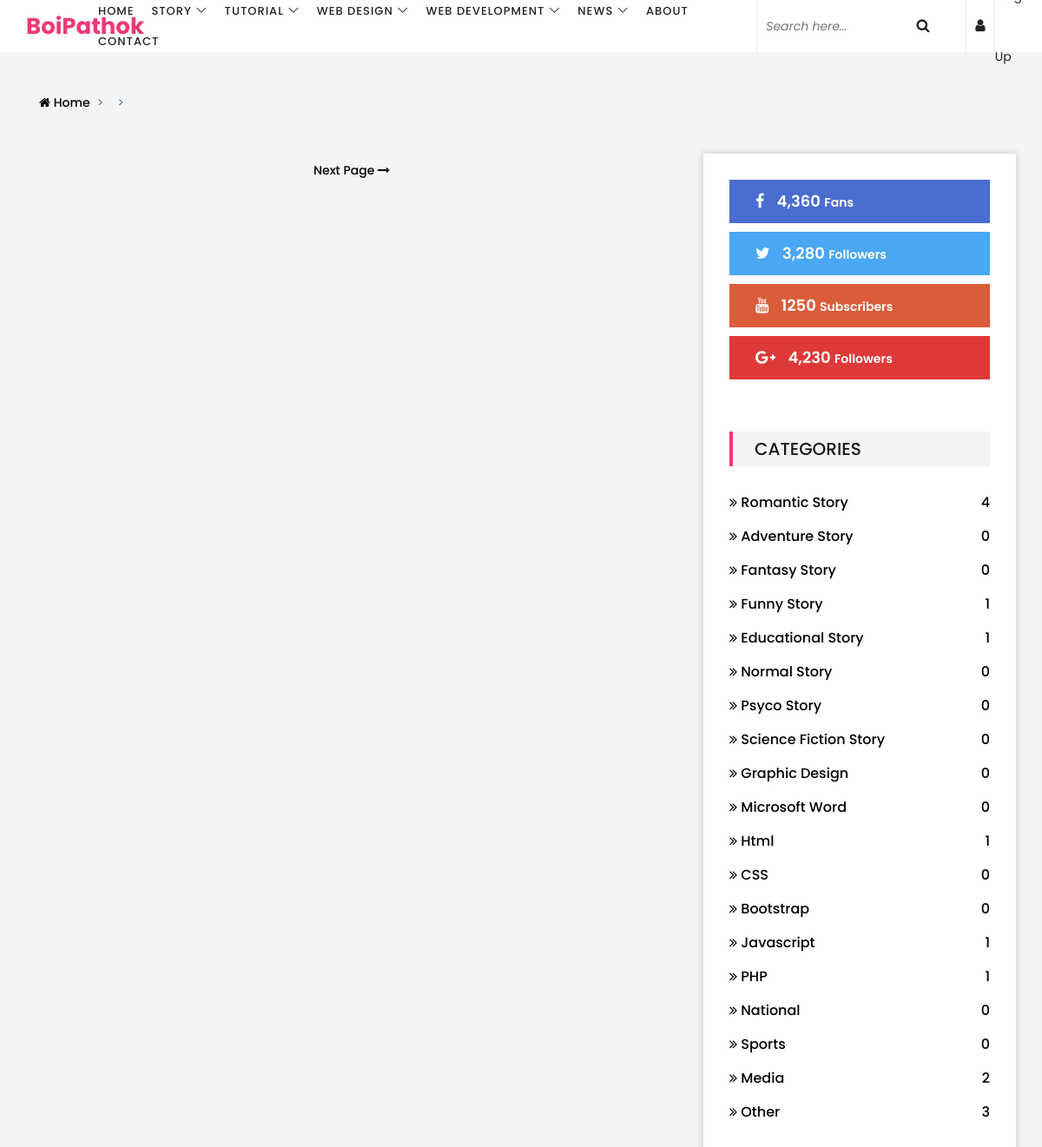
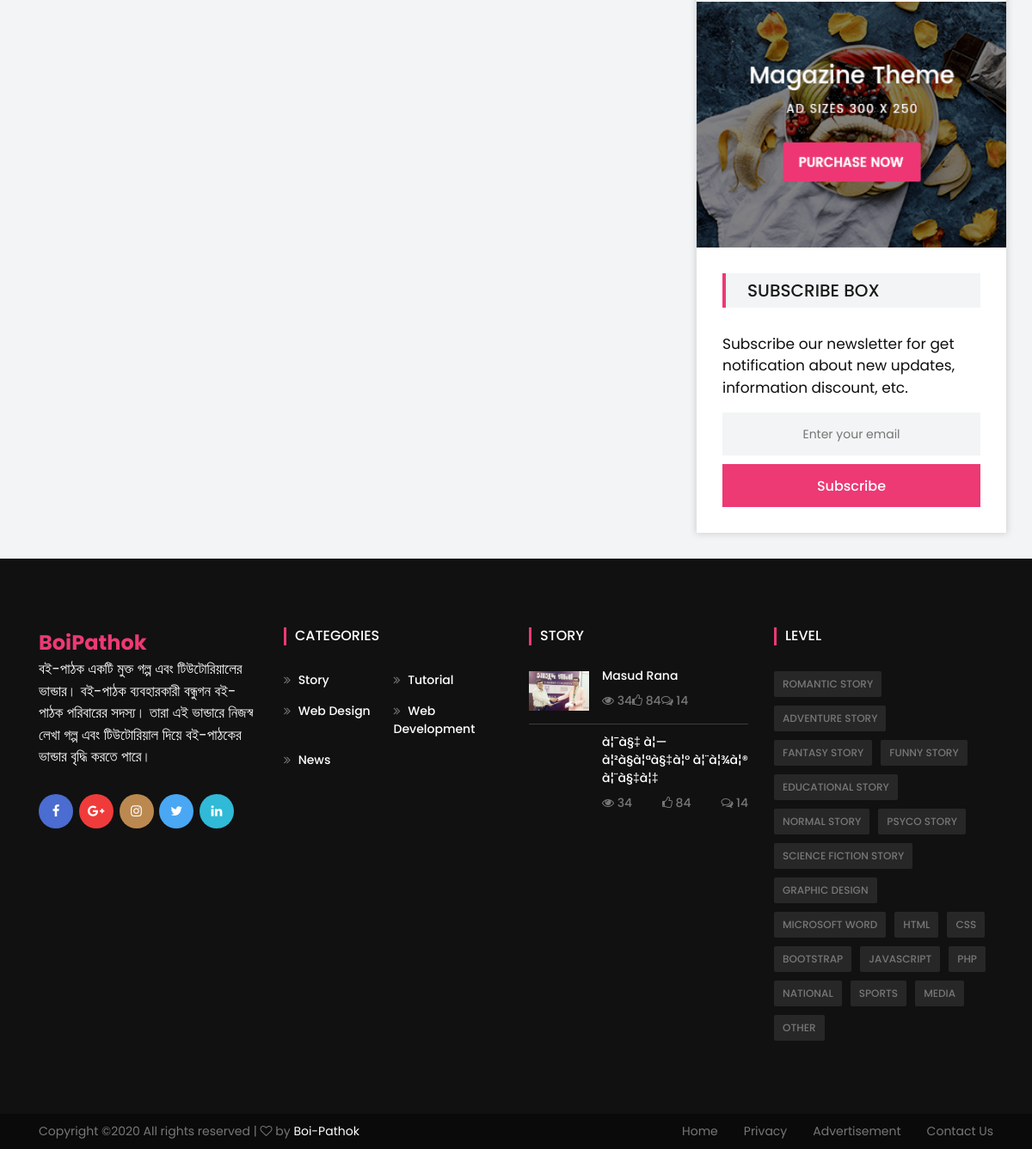
Page /categories_level_post.php on the committed database (2 pictures, top to bottom).
### tables this page shows
CREATE TABLE `categories` (
  `cate_id` int(11) NOT NULL,
  `cate_name` varchar(50) NOT NULL,
  `cate_status` int(11) NOT NULL DEFAULT '1'
);

CREATE TABLE `categories_level` (
  `cate_level_id` int(11) NOT NULL,
  `cate_id` int(11) NOT NULL,
  `cate_level_name` varchar(50) NOT NULL,
  `cate_level_status` int(11) NOT NULL DEFAULT '1'
);

CREATE TABLE `post` (
  `post_id` int(11) NOT NULL,
  `post_name` text NOT NULL,
  `post_owner` varchar(50) NOT NULL,
  `cate_id` int(11) NOT NULL,
  `cate_level_id` int(11) NOT NULL,
  `post_text` text NOT NULL,
  `post_image` text NOT NULL,
  `post_date` varchar(50) NOT NULL,
  `post_status` int(11) NOT NULL DEFAULT '1',
  `admin_id` int(11) NOT NULL,
  `user_id` int(11) NOT NULL
);

### categories_level_post.php (the view, shortened to what this page needs)
<?php
    include ('header.php');
    include ('dbcon.php');
    $id = $_GET['categories_level'];
    $sql = "SELECT categories.cate_name,categories_level.cate_level_name, post.* FROM post INNER JOIN categories ON categories.cate_id = post.cate_id INNER JOIN categories_level ON categories_level.cate_level_id = post.cate_level_id WHERE post.cate_level_id = '$id' AND post_status = '1'";
    $run = mysqli_query($con,$sql);
    $result = mysqli_fetch_assoc($run);
    $result_per_page = 2;
    $number_of_result = mysqli_num_rows($run);
    $number_of_page = ceil($number_of_result/$result_per_page);
    if (!isset($_GET['page'])) {
        $page = 1;
    }else{
        $page = $_GET['page'];
    }
?>
    <div class="mag-breadcrumb py-5">
        <div class="container">
            <div class="row">
                <div class="col-12">
                    <nav aria-label="breadcrumb">
                        <ol class="breadcrumb">
                            <li class="breadcrumb-item"><a href="index.php"><i class="fa fa-home" aria-hidden="true"></i> Home</a></li>
                            <li class="breadcrumb-item active" aria-current="page"><?php echo $result['cate_name']; ?></li>
                            <li class="breadcrumb-item active" aria-current="page"><?php echo $result['cate_level_name']; ?></li>
                        </ol>
                    </nav>
                </div>
            </div>
        </div>
    </div>
    <div class="archive-post-area">
        <div class="container">
            <div class="row justify-content-center">
                <div class="col-12 col-xl-8">
                    <div class="featured-video-posts">
                    <div class="row">
                        <div class="col-12">
                        </div>
                    </div>
                </div>
                <div class="pagination-system mt-2" align="center">
                    <?php
                        if ($page == $number_of_page) {
                        }else{
                            $next_page = $page + 1;
                            ?>
                            <span class="next-page"><a href="index.php?page=<?php echo $next_page; ?>">Next Page <i class="fa fa-long-arrow-right"></i></a></span>
                            <?php
                        }
                     ?>
                </div>
                </div>
                <div class="col-12 col-md-6 col-lg-5 col-xl-4">
                    <div class="sidebar-area bg-white mb-30 box-shadow">
                        <div class="single-sidebar-widget p-30">
                            <div class="social-followers-info">
                                <a href="#" class="facebook-fans"><i class="fa fa-facebook"></i> 4,360 <span>Fans</span></a>
                                <a href="#" class="twitter-followers"><i class="fa fa-twitter"></i> 3,280 <span>Followers</span></a>
                                <a href="#" class="youtube-subscribers"><i class="fa fa-youtube"></i> 1250 <span>Subscribers</span></a>
                                <a href="#" class="google-followers"><i class="fa fa-google-plus"></i> 4,230 <span>Followers</span></a>
                            </div>
                        </div>
                        <div class="single-sidebar-widget p-30">
                            <div class="section-heading">
                                <h5>Categories</h5>
                            </div>
                            <ul class="catagory-widgets">
                                <?php
                                    $sql = "SELECT * FROM categories_level WHERE cate_level_status = '1'";
                                    $run = mysqli_query($con,$sql);
                                    while($result = mysqli_fetch_assoc($run)) {
                                 ?>
                                <li><a href="categories_level_post.php?categories_level=<?php echo $result['cate_level_id']; ?>"><span><i class="fa fa-angle-double-right" aria-hidden="true"></i> <?php echo $result['cate_level_name']; ?></span>
                                    <?php
                                        $cate_count = $result['cate_level_name'];
                                        $sql2 = "SELECT categories_level.cate_level_id, post.* FROM post INNER JOIN categories_level ON categories_level.cate_level_id = post.cate_level_id WHERE cate_level_name = '$cate_count'";
                                        $run2 = mysqli_query($con,$sql2);
                                        $check = mysqli_num_rows($run2)
                                     ?>
                                    <span><?php echo $check; ?></span></a></li>
                                <?php } ?>
                            </ul>
                        </div>
                        <div class="single-sidebar-widget">
                            <a href="#" class="add-img"><img src="img/bg-img/add2.png" alt=""></a>
                        </div>
                        <div class="single-sidebar-widget p-30">
                            <div class="section-heading">
                                <h5>Subscribe Box</h5>
                            </div>
                            <div class="newsletter-form">
                                <p>Subscribe our newsletter for get notification about new updates, information discount, etc.</p>
                                <form action="" method="POST">
                                    <input type="email" name="subscribe_email" placeholder="Enter your email" required="">
                                    <button name="subscribe" class="btn mag-btn w-100">Subscribe</button>
                                </form>
                            </div>
                        </div>
                    </div>
                </div>
            </div>
        </div>
    </div>
<?php
    include ('footer.php');
 ?>

### header.php (shortened to what this page needs)
<?php
    include ('dbcon.php');
 ?>
<!DOCTYPE html>
<html lang="en">
<head>
    <link rel="stylesheet" href="style.css">
</head>
<body>
    <header class="header-area">
        <div class="mag-main-menu" id="sticker">
            <div class="classy-nav-container breakpoint-off">
                <nav class="classy-navbar justify-content-between" id="magNav">
                    <a href="index.php" class="nav-brand" >BoiPathok</a>
                    <div class="nav-content d-flex align-items-center">
                        <div class="classy-menu">
                            <div class="classynav">
                                <ul>
                                    <li class="active"><a href="index.php">Home</a></li>
                                    <?php
                                        $sql = "SELECT * FROM categories WHERE cate_status = '1'";
                                        $run = mysqli_query($con,$sql);
                                        while($result = mysqli_fetch_assoc($run)){
                                    ?>
                                    <li><a href="#"><?php echo $result['cate_name']; ?></a>
                                    </li>
                                <?php } ?>
                                    <li><a href="about.php">About</a></li>
                                    <li><a href="contact.php">Contact</a></li>
                                </ul>
                            </div>
                        </div>
                        <div class="top-meta-data d-flex align-items-center">
                            <div class="top-search-area">
                                <form action="index.php" method="post">
                                    <input type="search" name="top-search" id="topSearch" placeholder="Search here...">
                                    <button type="submit" class="btn"><i class="fa fa-search" aria-hidden="true"></i></button>
                                </form>
                            </div>
                            <a href="login.php" data-toggle="tooltip" data-placement="bottom" title="Login" class="login-btn"><span class="video-text"><i class="fa fa-user" aria-hidden="true"></i> </span></a>
                            <a href="signup.php"><span class="signup-text">Sign Up</span></a>
                        </div>
                    </div>
                </nav>
            </div>
        </div>
    </header>

### footer.php (shortened to what this page needs)
    <footer class="footer-area">
        <div class="container">
            <div class="row">
                <div class="col-12 col-sm-6 col-lg-3">
                    <div class="footer-widget">
                        <a href="index.php" class="foo-logo">BoiPathok</a>
                        <p class="text-white">বই-পাঠক একটি মুক্ত গল্প এবং টিউটোরিয়ালের ভান্ডার। বই-পাঠক ব্যবহারকারী বন্ধুগন বই-পাঠক পরিবারের সদস্য। তারা এই ভান্ডারে নিজস্ব লেখা গল্প এবং টিউটোরিয়াল দিয়ে বই-পাঠকের ভান্ডার বৃদ্ধি করতে পারে।</p>
                        <div class="footer-social-info">
                            <a href="#" class="facebook"><i class="fa fa-facebook"></i></a>
                            <a href="#" class="google-plus"><i class="fa fa-google-plus"></i></a>
                            <a href="#" class="instagram"><i class="fa fa-instagram"></i></a>
                            <a href="#" class="twitter"><i class="fa fa-twitter"></i></a>
                            <a href="#" class="linkedin"><i class="fa fa-linkedin"></i></a>
                        </div>
                    </div>
                </div>
                <div class="col-12 col-sm-6 col-lg-3">
                    <div class="footer-widget">
                        <h6 class="widget-title">Categories</h6>
                        <nav class="footer-widget-nav">
                            <ul>
                            <?php
                                include 'dbcon.php';
                                $sql = "SELECT * FROM categories WHERE cate_status = '1'";
                                $run = mysqli_query($con,$sql);
                                while($result = mysqli_fetch_assoc($run)) {
                            ?>
                                <li><a href="categories_post.php?categories=<?php echo $result['cate_id']; ?>"><i class="fa fa-angle-double-right" aria-hidden="true"></i> <?php echo $result['cate_name']; ?></a></li>
                            <?php } ?>
                            </ul>
                        </nav>
                    </div>
                </div>
                <div class="col-12 col-sm-6 col-lg-3">
                    <div class="footer-widget">
                        <h6 class="widget-title">Story</h6>
                        <?php
                            $sql = "SELECT * FROM post WHERE post_status = '1' LIMIT 2";
                            $run = mysqli_query($con,$sql);
                            while ($result = mysqli_fetch_assoc($run)) {
                         ?>
                        <div class="single-blog-post style-2 d-flex">
                            <div class="post-thumbnail">
                                <img src="adminpanel/img/post/<?php echo $result['post_image']; ?>" alt="">
                            </div>
                            <div class="post-content">
                                <a href="single-post.html" class="post-title"><?php echo $result['post_name']; ?></a>
                                <div class="post-meta d-flex justify-content-between">
                                    <a href="#"><i class="fa fa-eye" aria-hidden="true"></i> 34</a>
                                    <a href="#"><i class="fa fa-thumbs-o-up" aria-hidden="true"></i> 84</a>
                                    <a href="#"><i class="fa fa-comments-o" aria-hidden="true"></i> 14</a>
                                </div>
                            </div>
                        </div>
                        <?php } ?>
                    </div>
                </div>
                <div class="col-12 col-sm-6 col-lg-3">
                    <div class="footer-widget">
                        <h6 class="widget-title">Level</h6>
                        <ul class="footer-tags">
                            <?php
                                $sql = "SELECT * FROM categories_level WHERE cate_level_status = '1'";
                                $run = mysqli_query($con,$sql);
                                while($result = mysqli_fetch_assoc($run)){
                             ?>
                            <li><a href="#"><?php echo $result['cate_level_name']; ?></a></li>
                            <?php } ?>
                        </ul>
                    </div>
                </div>
            </div>
        </div>
        <div class="copywrite-area">
            <div class="container">
                <div class="row">
                    <div class="col-12 col-sm-6">
                        <p class="copywrite-text">
Copyright &copy;<script>document.write(new Date().getFullYear());</script> All rights reserved | <i class="fa fa-heart-o" aria-hidden="true"></i> by <a href="https://boi-pathok.blogspot.com" target="_blank">Boi-Pathok</a>
</p>
                    </div>
                    <div class="col-12 col-sm-6">
                        <nav class="footer-nav">
                            <ul>
                                <li><a href="#">Home</a></li>
                                <li><a href="#">Privacy</a></li>
                                <li><a href="#">Advertisement</a></li>
                                <li><a href="#">Contact Us</a></li>
                            </ul>
                        </nav>
                    </div>
                </div>
            </div>
        </div>
    </footer>
</body>
</html>

### css/classy-nav.css (style rules this page uses)
* { margin: 0; padding: 0; }
body { font-family: "Roboto", sans-serif; }
ul, ol { margin: 0; }
ul li, ol li { list-style: none; }
img { height: auto; max-width: 100%; }
.classy-nav-container { position: relative; z-index: 100; background-color: #ffffff; }
.classy-nav-container * { box-sizing: border-box; }
.classy-nav-container a { -webkit-transition-duration: 500ms; transition-duration: 500ms; text-decoration: none; outline: none; font-size: 14px; font-weight: 400; color: #232323; display: inline-block; }
.justify-content-between { -webkit-box-pack: justify; -ms-flex-pack: justify; justify-content: space-between; }
.justify-content-center { -webkit-box-pack: center; -ms-flex-pack: center; justify-content: center; }
.classy-navbar { width: 100%; height: 60px; padding: 0.5em 2em; display: -webkit-box; display: -ms-flexbox; display: flex; -webkit-box-align: center; -ms-flex-align: center; -ms-grid-row-align: center; align-items: center; }
.classy-navbar .nav-brand { font-size: 26px; font-weight: 500; color: #565656; display: inline-block; margin-right: 30px; }
.classynav ul li { display: inline-block; clear: both; position: inherit; z-index: 10; }
.classynav ul li.cn-dropdown-item { position: relative; z-index: 10; }
.classynav ul li a { padding: 0 8px; display: block; height: 35px; font-size: 14px; line-height: 34px; }
.classynav ul li.megamenu-item > a:after, .classynav ul li.has-down > a:after { font-family: 'classyfonts'; content: "\e900"; font-size: 12px; color: #000000; padding-left: 5px; -webkit-transition-duration: 500ms; transition-duration: 500ms; }
.breakpoint-off .classynav { display: -webkit-box; display: -ms-flexbox; display: flex; -webkit-box-align: center; -ms-flex-align: center; -ms-grid-row-align: center; align-items: center; }

### rows in the picture
categories: cate_name "STORY", cate_name "Story"
categories: cate_name "TUTORIAL", cate_name "Tutorial"
categories: cate_name "WEB DESIGN", cate_name "Web Design"
categories: cate_name "WEB DEVELOPMENT", cate_name "Web Development"
categories: cate_name "NEWS", cate_name "News"
categories_level: cate_level_name "Romantic Story", check "4", cate_level_name "ROMANTIC STORY"
categories_level: cate_level_name "Adventure Story", check "0", cate_level_name "ADVENTURE STORY"
categories_level: cate_level_name "Fantasy Story", check "0", cate_level_name "FANTASY STORY"
categories_level: cate_level_name "Funny Story", check "1", cate_level_name "FUNNY STORY"
categories_level: cate_level_name "Educational Story", check "1", cate_level_name "EDUCATIONAL STORY"
categories_level: cate_level_name "Normal Story", check "0", cate_level_name "NORMAL STORY"
categories_level: cate_level_name "Psyco Story", check "0", cate_level_name "PSYCO STORY"
categories_level: cate_level_name "Science Fiction Story", check "0", cate_level_name "SCIENCE FICTION STORY"
categories_level: cate_level_name "Graphic Design", check "0", cate_level_name "GRAPHIC DESIGN"
categories_level: cate_level_name "Microsoft Word", check "0", cate_level_name "MICROSOFT WORD"
categories_level: cate_level_name "Html", check "1", cate_level_name "HTML"
categories_level: cate_level_name "CSS", check "0"
categories_level: cate_level_name "Bootstrap", check "0", cate_level_name "BOOTSTRAP"
categories_level: cate_level_name "Javascript", check "1", cate_level_name "JAVASCRIPT"
categories_level: cate_level_name "PHP", check "1"
categories_level: cate_level_name "National", check "0", cate_level_name "NATIONAL"
categories_level: cate_level_name "Sports", check "0", cate_level_name "SPORTS"
categories_level: cate_level_name "Media", check "2", cate_level_name "MEDIA"
categories_level: cate_level_name "Other", check "3", cate_level_name "OTHER"
post: post_image (picture), post_name "Masud Rana"
post: post_name "à¦¯à§‡ à¦—à¦²à§à¦ªà§‡à¦° à¦¨à¦¾à¦® à¦¨à§‡à¦‡"
